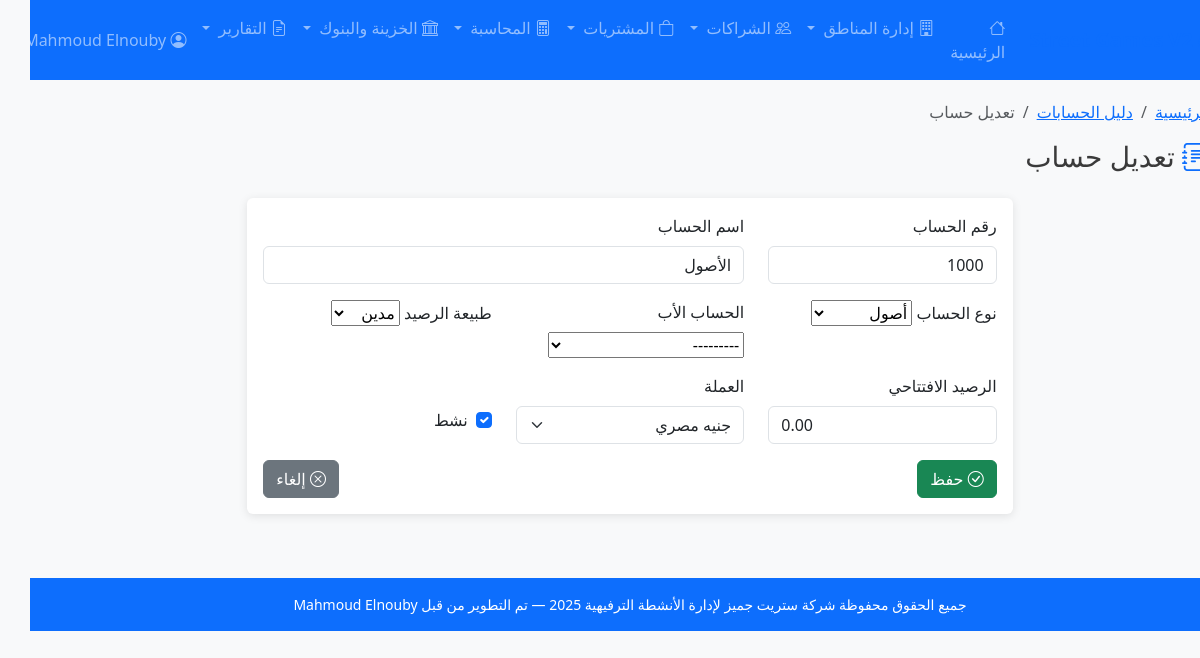
The page /accounting/accounts/1/edit/ (signed in) on the database its author committed.
### accounting/models.py (models this page shows)
class ChartOfAccounts(models.Model):
    ACCOUNT_TYPE_CHOICES = [
        ('asset', 'أصول'),
        ('liability', 'خصوم'),
        ('equity', 'حقوق ملكية'),
        ('revenue', 'إيرادات'),
        ('expense', 'مصروفات'),
        ('cost', 'تكلفة'),
    ]
    BALANCE_TYPE_CHOICES = [
        ('debit', 'مدين'),
        ('credit', 'دائن'),
    ]
    account_code = models.CharField(max_length=20, unique=True, verbose_name="رقم الحساب")
    account_name = models.CharField(max_length=200, verbose_name="اسم الحساب")
    account_type = models.CharField(max_length=20, choices=ACCOUNT_TYPE_CHOICES, verbose_name="نوع الحساب")
    parent_account = models.ForeignKey('self', on_delete=models.CASCADE, null=True, blank=True, verbose_name="الحساب الأب")
    level = models.IntegerField(default=1, verbose_name="المستوى")  # مستوى الحساب في الشجرة
    is_main_account = models.BooleanField(default=False, verbose_name="حساب رئيسي")  # حساب رئيسي أم فرعي
    balance_type = models.CharField(max_length=10, choices=BALANCE_TYPE_CHOICES, verbose_name="طبيعة الرصيد")
    opening_balance = models.DecimalField(max_digits=15, decimal_places=2, default=Decimal('0'), verbose_name="الرصيد الافتتاحي")
    current_balance = models.DecimalField(max_digits=15, decimal_places=2, default=Decimal('0'), verbose_name="الرصيد الحالي")
    currency = models.CharField(max_length=3, default='EGP', verbose_name="العملة")
    active = models.BooleanField(default=True, verbose_name="نشط")
    def __str__(self):
        return f"{self.account_code} - {self.account_name}"
    class Meta:
        ordering = ['account_code']
        verbose_name = "حساب"
        verbose_name_plural = "دليل الحسابات"

### accounting/views.py (the view)
# urls.py: path('accounts/<int:pk>/edit/', views.account_edit, name='account_edit'),
@staff_member_required
def account_edit(request, pk):
    account = get_object_or_404(ChartOfAccounts, pk=pk)
    if request.method == 'POST':
        form = ChartOfAccountsForm(request.POST, instance=account)
        if form.is_valid():
            form.save()
            messages.success(request, 'تم تحديث الحساب بنجاح')
            return redirect('accounting:accounts_list')
    else:
        form = ChartOfAccountsForm(instance=account)
    return render(request, 'accounting/account_form.html', {'form': form, 'title': 'تعديل حساب', 'account': account})

### core/context_processors.py (called while the page is built)
def app_context(request):
    return {
        'app_name': 'Street Games V2',
        'app_version': '2.0.0',
        'company_name': 'شركة ألعاب الشارع',
        'support_email': 'support@streetgames.com',
        'debug_mode': settings.DEBUG,
        'supported_currencies': get_supported_currencies(),
    }

### core/models.py (called while the page is built)
    def get_accessible_zones(self):
        if self.can_access_all_zones or self.role in ['admin', 'manager']:
            return GameZone.objects.filter(active=True)
        return self.allowed_zones.filter(active=True)

### core/utils.py (called while the page is built)
def get_supported_currencies() -> List[Tuple[str, str]]:
    codes = ['EGP', 'USD', 'EUR', 'GBP']
    names = {
        'EGP': 'جنيه مصري',
        'USD': 'دولار أمريكي',
        'EUR': 'يورو',
        'GBP': 'جنيه استرليني',
    }
    return [(code, names.get(code, code)) for code in codes]

### templates/accounting/account_form.html (shortened to what this page needs)
{% extends 'base.html' %}
{% block content %}
<div class="row mb-4">
  <div class="col-12">
    <nav aria-label="breadcrumb">
      <ol class="breadcrumb">
        <li class="breadcrumb-item"><a href="{% url 'core:dashboard' %}">الرئيسية</a></li>
        <li class="breadcrumb-item"><a href="{% url 'accounting:accounts_list' %}">دليل الحسابات</a></li>
        <li class="breadcrumb-item active">{{ title }}</li>
      </ol>
    </nav>
    <h1 class="h3 mb-0"><i class="bi bi-journal-text text-primary"></i> {{ title }}</h1>
  </div>
</div>
<div class="row">
  <div class="col-lg-8 mx-auto">
    <div class="card">
      <div class="card-body">
        <form method="post">
          <div class="row mb-3">
            <div class="col-md-4">
              <label class="form-label">رقم الحساب</label>
              {{ form.account_code }}
            </div>
            <div class="col-md-8">
              <label class="form-label">اسم الحساب</label>
              {{ form.account_name }}
            </div>
          </div>
          <div class="row mb-3">
            <div class="col-md-4">
              <label class="form-label">نوع الحساب</label>
              {{ form.account_type }}
            </div>
            <div class="col-md-4">
              <label class="form-label">الحساب الأب</label>
              {{ form.parent_account }}
            </div>
            <div class="col-md-4">
              <label class="form-label">طبيعة الرصيد</label>
              {{ form.balance_type }}
            </div>
          </div>
          <div class="row mb-3">
            <div class="col-md-4">
              <label class="form-label">الرصيد الافتتاحي</label>
              {{ form.opening_balance }}
            </div>
            <div class="col-md-4">
              <label class="form-label">العملة</label>
              {{ form.currency }}
            </div>
            <div class="col-md-4 d-flex align-items-center">
              <div class="form-check mt-4">
                {{ form.active }} <label class="form-check-label">نشط</label>
              </div>
            </div>
          </div>
          <div class="mt-3 d-flex justify-content-between">
            <button type="submit" class="btn btn-success"><i class="bi bi-check-circle"></i> حفظ</button>
            <a href="{% url 'accounting:accounts_list' %}" class="btn btn-secondary"><i class="bi bi-x-circle"></i> إلغاء</a>
          </div>
        </form>
      </div>
    </div>
  </div>
</div>
{% endblock %}

### templates/base.html (style rules this page uses)
:root { --sg-text:#3a3a3a; --sg-heading:#2e2e2e; --sg-muted:#6b7280; }
body { font-family: 'Segoe UI', Tahoma, Geneva, Verdana, sans-serif; background-color: #f8f9fa; color: var(--sg-text); }
.card { border: none; box-shadow: 0 2px 10px rgba(0,0,0,0.1); margin-bottom: 20px; }
.text-primary { color: #0d6efd !important; }
h1,h2,h3,h4,h5,h6 { color: var(--sg-heading); }

### rows shown on the page
ChartOfAccounts: account_code "1000", account_name "الأصول", account_type "أصول", parent_account "---------", balance_type "مدين", opening_balance "0.00", currency "جنيه مصري", active "☑"

### other values the page prints
{{ title }} "تعديل حساب"
